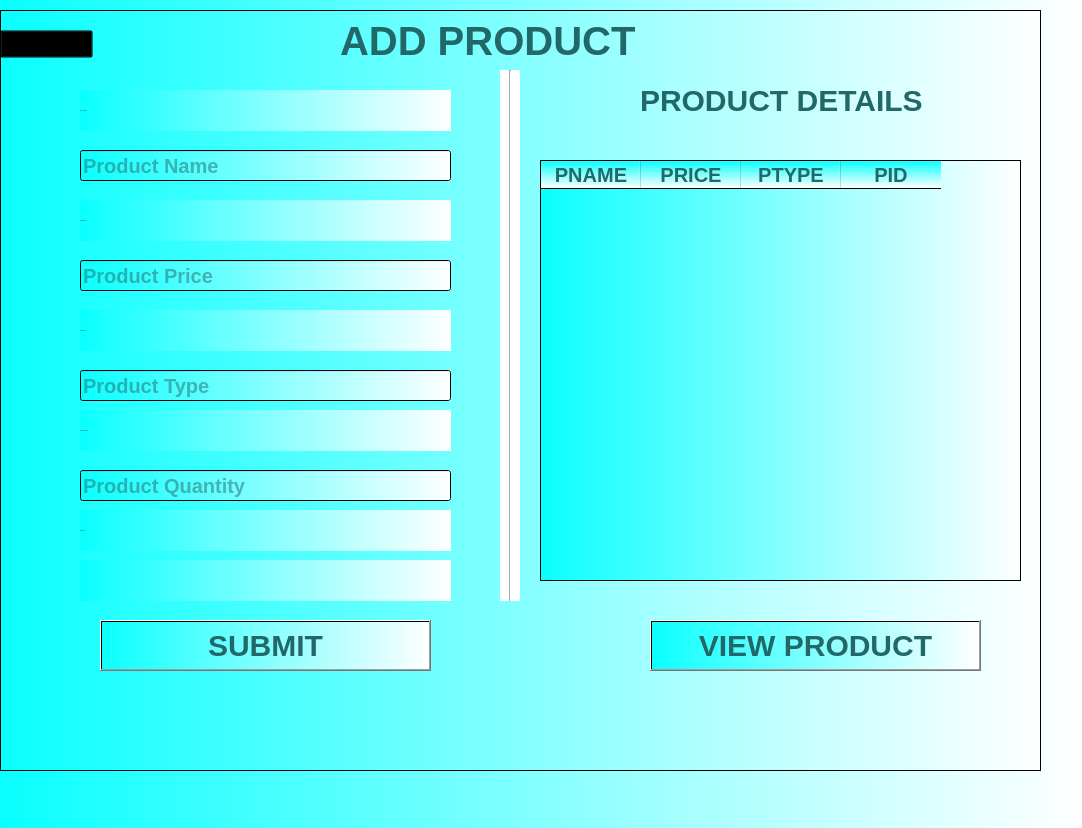
<?xml version="1.0" encoding="UTF-8"?>
<ui version="4.0">
 <class>Form</class>
 <widget class="QWidget" name="Form">
  <property name="geometry">
   <rect>
    <x>0</x>
    <y>0</y>
    <width>1082</width>
    <height>828</height>
   </rect>
  </property>
  <property name="windowTitle">
   <string>Form</string>
  </property>
  <property name="styleSheet">
   <string notr="true">color: rgb(34, 104, 104);
background-color: qlineargradient(spread:reflect, x1:0, y1:0, x2:1, y2:0, stop:0 rgba(10, 255, 255, 255), stop:1 rgba(255, 255, 255, 255));</string>
  </property>
  <widget class="QFrame" name="frame">
   <property name="geometry">
    <rect>
     <x>0</x>
     <y>10</y>
     <width>1041</width>
     <height>761</height>
    </rect>
   </property>
   <property name="styleSheet">
    <string notr="true">color: rgb(34, 104, 104);
background-color: qlineargradient(spread:reflect, x1:0, y1:0, x2:1, y2:0, stop:0 rgba(10, 255, 255, 255), stop:1 rgba(255, 255, 255, 255));</string>
   </property>
   <property name="frameShape">
    <enum>QFrame::StyledPanel</enum>
   </property>
   <property name="frameShadow">
    <enum>QFrame::Raised</enum>
   </property>
   <widget class="QLabel" name="label">
    <property name="geometry">
     <rect>
      <x>340</x>
      <y>10</y>
      <width>321</width>
      <height>41</height>
     </rect>
    </property>
    <property name="styleSheet">
     <string notr="true">QLabel
{
background:transparent;
font-weight: bold;
font-size:40px;
}</string>
    </property>
    <property name="text">
     <string>ADD PRODUCT</string>
    </property>
   </widget>
   <widget class="QLabel" name="label_2">
    <property name="geometry">
     <rect>
      <x>80</x>
      <y>190</y>
      <width>371</width>
      <height>41</height>
     </rect>
    </property>
    <property name="font">
     <font>
      <pointsize>-1</pointsize>
      <weight>75</weight>
      <bold>true</bold>
     </font>
    </property>
    <property name="styleSheet">
     <string notr="true">QLabel{
font-weight: bold;
font-size: 30px;
};</string>
    </property>
    <property name="text">
     <string>Product Price</string>
    </property>
   </widget>
   <widget class="QLabel" name="label_3">
    <property name="geometry">
     <rect>
      <x>80</x>
      <y>400</y>
      <width>371</width>
      <height>41</height>
     </rect>
    </property>
    <property name="font">
     <font>
      <pointsize>-1</pointsize>
      <weight>75</weight>
      <bold>true</bold>
     </font>
    </property>
    <property name="styleSheet">
     <string notr="true">QLabel{
font-weight: bold;
font-size: 30px;
};</string>
    </property>
    <property name="text">
     <string>Product Quantity</string>
    </property>
   </widget>
   <widget class="QLabel" name="label_4">
    <property name="geometry">
     <rect>
      <x>80</x>
      <y>500</y>
      <width>371</width>
      <height>41</height>
     </rect>
    </property>
    <property name="font">
     <font>
      <pointsize>-1</pointsize>
      <weight>75</weight>
      <bold>true</bold>
     </font>
    </property>
    <property name="styleSheet">
     <string notr="true">QLabel{
font-weight: bold;
font-size: 30px;
};</string>
    </property>
    <property name="text">
     <string>Product ID</string>
    </property>
   </widget>
   <widget class="QLabel" name="label_5">
    <property name="geometry">
     <rect>
      <x>80</x>
      <y>80</y>
      <width>371</width>
      <height>41</height>
     </rect>
    </property>
    <property name="font">
     <font>
      <pointsize>-1</pointsize>
      <weight>75</weight>
      <bold>true</bold>
     </font>
    </property>
    <property name="styleSheet">
     <string notr="true">QLabel{
font-weight: bold;
font-size: 30px;
};</string>
    </property>
    <property name="text">
     <string>Product Name</string>
    </property>
   </widget>
   <widget class="QLabel" name="label_6">
    <property name="geometry">
     <rect>
      <x>80</x>
      <y>300</y>
      <width>371</width>
      <height>41</height>
     </rect>
    </property>
    <property name="font">
     <font>
      <pointsize>-1</pointsize>
      <weight>75</weight>
      <bold>true</bold>
     </font>
    </property>
    <property name="styleSheet">
     <string notr="true">QLabel{
font-weight: bold;
font-size: 30px;
};</string>
    </property>
    <property name="text">
     <string>Product Type</string>
    </property>
   </widget>
   <widget class="QPushButton" name="homebtn">
    <property name="geometry">
     <rect>
      <x>0</x>
      <y>20</y>
      <width>93</width>
      <height>28</height>
     </rect>
    </property>
    <property name="styleSheet">
     <string notr="true">QPushButton
{
font-size:14px;
color:white;
background:transparent;
}</string>
    </property>
    <property name="text">
     <string/>
    </property>
    <property name="icon">
     <iconset>
      <normaloff>icons/arrow-left.svg</normaloff>icons/arrow-left.svg</iconset>
    </property>
    <property name="iconSize">
     <size>
      <width>32</width>
      <height>32</height>
     </size>
    </property>
   </widget>
   <widget class="Line" name="line">
    <property name="geometry">
     <rect>
      <x>500</x>
      <y>60</y>
      <width>20</width>
      <height>531</height>
     </rect>
    </property>
    <property name="styleSheet">
     <string notr="true">background:white;</string>
    </property>
    <property name="orientation">
     <enum>Qt::Vertical</enum>
    </property>
   </widget>
   <widget class="QLineEdit" name="pname">
    <property name="geometry">
     <rect>
      <x>80</x>
      <y>140</y>
      <width>371</width>
      <height>31</height>
     </rect>
    </property>
    <property name="styleSheet">
     <string notr="true">font-size:20px;
font-weight: bold;</string>
    </property>
    <property name="text">
     <string/>
    </property>
    <property name="placeholderText">
     <string>Product Name</string>
    </property>
    <property name="clearButtonEnabled">
     <bool>true</bool>
    </property>
   </widget>
   <widget class="QLineEdit" name="price">
    <property name="geometry">
     <rect>
      <x>80</x>
      <y>250</y>
      <width>371</width>
      <height>31</height>
     </rect>
    </property>
    <property name="styleSheet">
     <string notr="true">font-size:20px;
font-weight: bold;</string>
    </property>
    <property name="text">
     <string/>
    </property>
    <property name="placeholderText">
     <string>Product Price</string>
    </property>
    <property name="clearButtonEnabled">
     <bool>true</bool>
    </property>
   </widget>
   <widget class="QLineEdit" name="ptype">
    <property name="geometry">
     <rect>
      <x>80</x>
      <y>360</y>
      <width>371</width>
      <height>31</height>
     </rect>
    </property>
    <property name="styleSheet">
     <string notr="true">font-size:20px;
font-weight: bold;</string>
    </property>
    <property name="text">
     <string/>
    </property>
    <property name="placeholderText">
     <string>Product Type</string>
    </property>
    <property name="clearButtonEnabled">
     <bool>true</bool>
    </property>
   </widget>
   <widget class="QLineEdit" name="pquantity">
    <property name="geometry">
     <rect>
      <x>80</x>
      <y>460</y>
      <width>371</width>
      <height>31</height>
     </rect>
    </property>
    <property name="styleSheet">
     <string notr="true">font-size:20px;
font-weight: bold;</string>
    </property>
    <property name="text">
     <string/>
    </property>
    <property name="echoMode">
     <enum>QLineEdit::Normal</enum>
    </property>
    <property name="placeholderText">
     <string>Product Quantity</string>
    </property>
    <property name="clearButtonEnabled">
     <bool>true</bool>
    </property>
   </widget>
   <widget class="QPushButton" name="submitbtn">
    <property name="geometry">
     <rect>
      <x>100</x>
      <y>610</y>
      <width>331</width>
      <height>51</height>
     </rect>
    </property>
    <property name="font">
     <font>
      <pointsize>-1</pointsize>
      <weight>75</weight>
      <bold>true</bold>
     </font>
    </property>
    <property name="styleSheet">
     <string notr="true">font-size:30px;
font-weight: bold;</string>
    </property>
    <property name="text">
     <string>SUBMIT</string>
    </property>
   </widget>
   <widget class="QLabel" name="pid">
    <property name="geometry">
     <rect>
      <x>80</x>
      <y>550</y>
      <width>371</width>
      <height>41</height>
     </rect>
    </property>
    <property name="font">
     <font>
      <pointsize>-1</pointsize>
      <weight>75</weight>
      <bold>true</bold>
     </font>
    </property>
    <property name="styleSheet">
     <string notr="true">QLabel{
font-weight: bold;
font-size: 30px;
};</string>
    </property>
    <property name="text">
     <string/>
    </property>
   </widget>
   <widget class="QLabel" name="label_7">
    <property name="geometry">
     <rect>
      <x>640</x>
      <y>70</y>
      <width>321</width>
      <height>41</height>
     </rect>
    </property>
    <property name="styleSheet">
     <string notr="true">QLabel
{
background:transparent;
font-weight: bold;
font-size:30px;
}</string>
    </property>
    <property name="text">
     <string>PRODUCT DETAILS</string>
    </property>
   </widget>
   <widget class="QTableWidget" name="tableWidget">
    <property name="geometry">
     <rect>
      <x>540</x>
      <y>150</y>
      <width>481</width>
      <height>421</height>
     </rect>
    </property>
    <property name="styleSheet">
     <string notr="true">font-weight:bold;
font-size:20px;</string>
    </property>
    <column>
     <property name="text">
      <string>PNAME</string>
     </property>
    </column>
    <column>
     <property name="text">
      <string>PRICE</string>
     </property>
    </column>
    <column>
     <property name="text">
      <string>PTYPE</string>
     </property>
    </column>
    <column>
     <property name="text">
      <string>PID</string>
     </property>
    </column>
   </widget>
   <widget class="QPushButton" name="view_product">
    <property name="geometry">
     <rect>
      <x>650</x>
      <y>610</y>
      <width>331</width>
      <height>51</height>
     </rect>
    </property>
    <property name="font">
     <font>
      <pointsize>-1</pointsize>
      <weight>75</weight>
      <bold>true</bold>
     </font>
    </property>
    <property name="styleSheet">
     <string notr="true">font-size:30px;
font-weight: bold;</string>
    </property>
    <property name="text">
     <string>VIEW PRODUCT</string>
    </property>
   </widget>
  </widget>
 </widget>
 <resources/>
 <connections/>
</ui>
